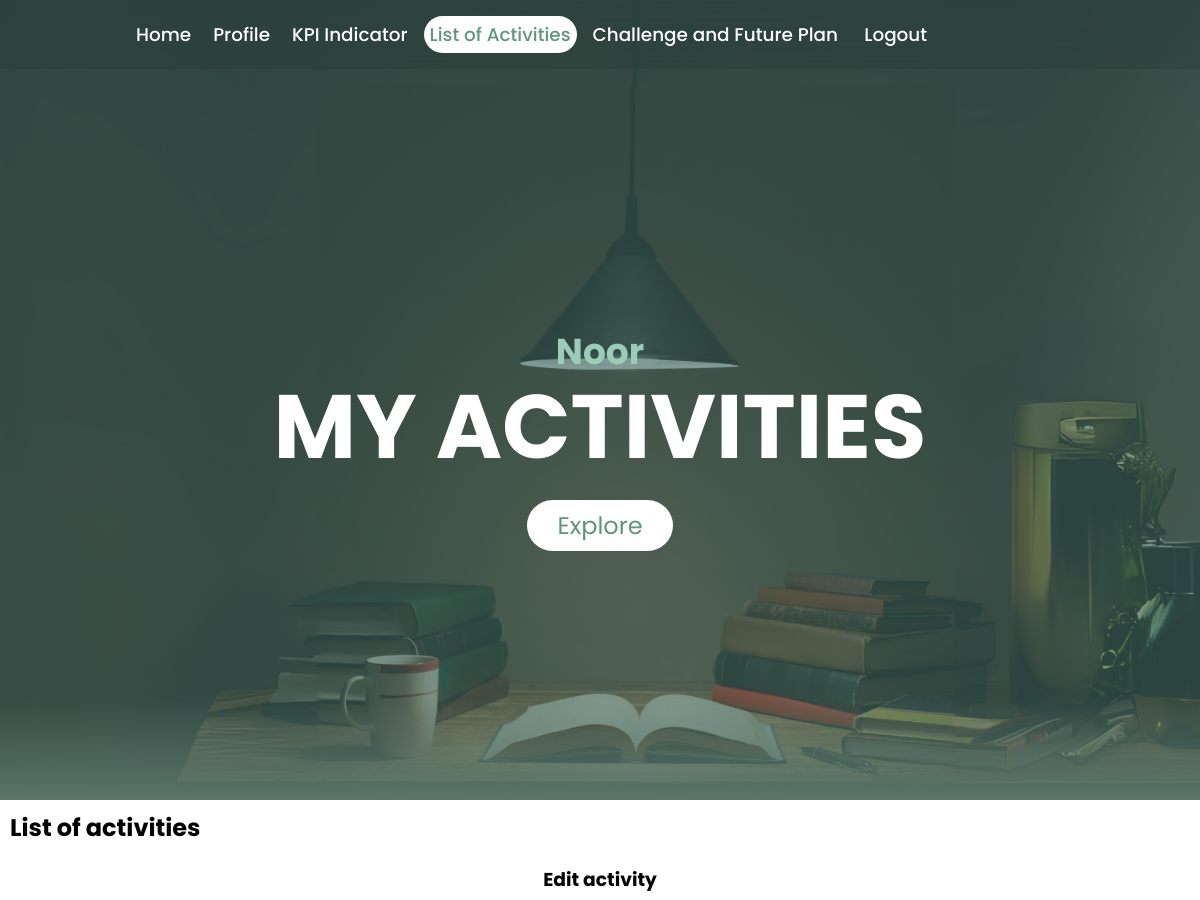
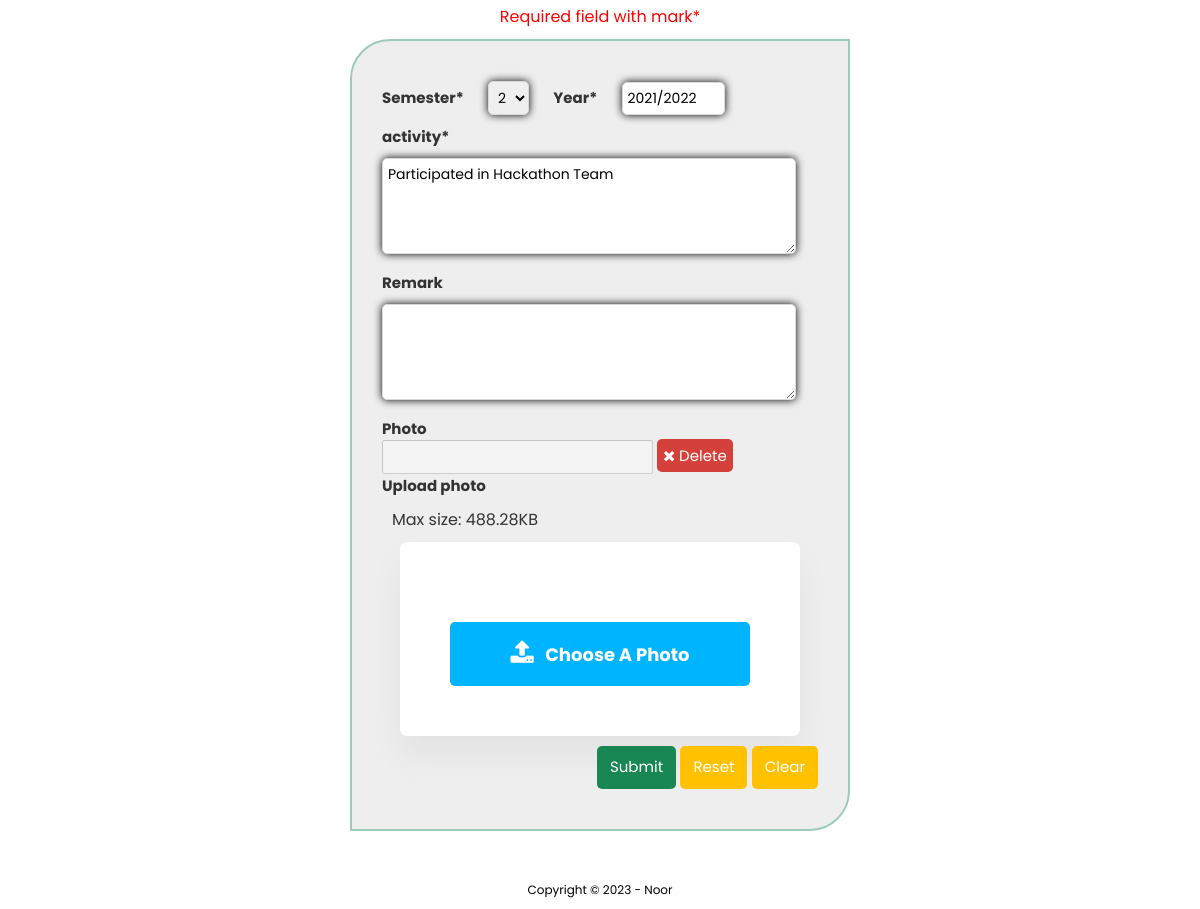
The app's page /my_activities_edit.php?id=1 (signed in) with its own data (2 pictures, top to bottom).
### tables this page shows
CREATE TABLE `profile` (
  `id` int(4) NOT NULL,
  `userID` int(11) DEFAULT NULL,
  `username` varchar(255) DEFAULT NULL,
  `program` varchar(50) DEFAULT NULL,
  `mentor` varchar(255) DEFAULT NULL,
  `motto` text DEFAULT NULL,
  `img_path` varchar(20) DEFAULT 'photo.png'
);

CREATE TABLE `activity` (
  `act_id` int(11) NOT NULL,
  `userID` int(11) NOT NULL,
  `sem` int(3) NOT NULL,
  `year` varchar(10) NOT NULL,
  `activity` text NOT NULL,
  `remark` text DEFAULT NULL,
  `img_path` varchar(50) DEFAULT NULL
);

### my_activities_edit.php (the view, shortened to what this page needs)
<?php
include("config.php");
?>
<!DOCTYPE html>
<html>
<head>
    <link rel="stylesheet" href="css/style.css">
    <link rel="stylesheet" href="https://cdnjs.cloudflare.com/ajax/libs/font-awesome/4.7.0/css/font-awesome.min.css">
</head>
<body onLoad="show_AddEntry()">
    <section class="sec-1">
        <div class="header">
            <div class="menu">
                <?php
                    if(isset($_SESSION["UID"])){
                        include 'logged_menu.php';
                    }
                    else {
                        header("location:index.php");
                    }
                ?>
            </div>
            <?php
                $sql = "SELECT profile.username
                FROM profile
                WHERE profile.userID = ?";
                $stmt = mysqli_prepare($conn, $sql);
                mysqli_stmt_bind_param($stmt, "s", $_SESSION["UID"]);
                mysqli_stmt_execute($stmt);
                $result = mysqli_stmt_get_result($stmt);
                if (mysqli_num_rows($result) > 0) {
                    $row = mysqli_fetch_assoc($result);
                    $username = $row["username"];
                    echo '<h3 id="myName">' . $username . '</h3>';
                }
            ?>
            <h1 id="title">MY ACTIVITIES</h1>
            <br>
            <br>
            <a href="#sec-2" class="scrollDown" id="exploreBtn">
                 Explore
            </a>
        </div>
    </section>
    <section class="sec-2" id="sec-2">
        <h2 style="padding: 10px;" >List of activities</h2>
        <?php
            $sem = "";
            $year = "";
            $activity =" ";
            $remark = "";
            $img = "";
            if(isset($_GET["id"]) && $_GET["id"] != ""){
                $id = $_GET["id"];
                $userID = $_SESSION["UID"];
                $sql = "SELECT * FROM activity WHERE act_id = ? AND userID = ?";
                $stmt = mysqli_prepare($conn, $sql);
                mysqli_stmt_bind_param($stmt, "ss", $id, $userID);
                mysqli_stmt_execute($stmt);
                $result = mysqli_stmt_get_result($stmt);
                if ($result && mysqli_num_rows($result) > 0) {
                    $row = mysqli_fetch_assoc($result);
                    $sem = $row["sem"];
                    $year = $row["year"];
                    $activity = $row["activity"];
                    $remark = $row["remark"];
                    $img = $row["img_path"];
                }
            }
        ?>
        <div style="padding: 10px;" id="activityDiv">
            <h3 align="center">Edit activity</h3>
            <p align="center" style="color: red;">Required field with mark*</p>
            <form method="POST" action="my_activities_edit_action.php" id="myForm" enctype="multipart/form-data">
            <div id="inputForm">
                        <label style="margin: 20px 20px 20px 0px; display: inline;">Semester*</label>
                            <select size="1" name="sem" id="sem" required>
                                <?php
                                if($sem=="2")
                                    echo '<option value="2" selected>2</option>';
                                else
                                    echo '<option value="2">2</option>';
                                ?>
                            </select>
                        <label style="margin: 20px; display: inline;">Year*</label>
                            <?php
                            if($year!=""){
                                echo '<input type="text" name="year" size="5" pattern="\d{4}\/\d{4}" title="Enter a year range in the format \'YYYY/YYYY\'" value= "' . $year . '" required id="myInput">';
                            }
                            else {
                            ?>
                                <input type="text" name="year" size="5" pattern="\d{4}\/\d{4}" title="Enter a year range in the format 'YYYY/YYYY'" required id="myInput">
                            <?php
                            }
                            ?>
                        <label>activity*</label>
                            <textarea rows="4" name="activity" cols="20" required id="myInput"><?php echo $activity;?></textarea>
                        <label>Remark</label>
                            <textarea rows="4" name="remark" cols="20" id="myInput"><?php  echo $remark;?></textarea>
                        <label>Photo</label>
                            <input type="text" id="img_path" disabled value="<?=$img;?>" id="myInput">
                            <a href="#" id="remove" onclick="deleteImage('<?=$row["act_id"]?>', '<?=$row["img_path"]?>'); clearImagePath(); return false;">
                                <i class="fa fa-times" aria-hidden="true"></i> Delete
                            </a>
                        <label>Upload photo</label>
                        <p>Max size: 488.28KB</p>
                            <div class="uploadContainer">
                                <label for="fileToUpload" id="fileLabel">
                                    <i class="fa fa-upload" aria-hidden="true"></i> &nbsp;
                                    Choose A Photo
                                </label>
                            </div>
                        <div align="right">
                            <input type="submit" id="form-submit" value="Submit" name="B1">
                            <input type="button" id="form-reset" value="Reset" name="B2" onclick="resetForm()">
                            <input type="button" id="form-reset" value="Clear" name="B3" onclick="clearForm()">
                        </div>
            </form>
        </div>
    </section>
<footer>
    <p>Copyright &#169; 2023 - Noor</p>
</footer>
</body>
</html>

### css/style.css (style rules this page uses)
* { margin: 0; padding: 0; box-sizing: border-box; font-family: "Poppins", sans-serif; scroll-behavior: smooth; }
p { margin: 10px; }
.sec-1 { position: relative; width: 100%; height: 100vh; padding: 100px; display: flex; justify-content: center; align-items: center; overflow: hidden; background-image: url('../img/banner.png'); background-size: cover; background-position: center; color: #fff; text-align: center; }
.sec-1::before { content: ''; position: absolute; bottom: 0; width: 100%; height: 100px; background: linear-gradient(to top, #5a756a, transparent); z-index: 100; }
#title { position: absolute; top: 45%; left: 50%; transform: translate(-50%, 0%); color: #fff; white-space: nowrap; font-size: 7.5vw; z-index: 9; }
#myName { position: absolute; top: 35%; left: 50%; transform: translate(-50%, 80%); color: #9CCBB8; white-space: nowrap; font-size: 3vw; z-index: 9; }
#exploreBtn { text-decoration: none; display: inline-block; padding: 8px 30px; border-radius: 40px; background: #fff; color: #5F967C; font-size: 1.5em; z-index: 10; transform: translateY(100px); cursor: pointer; }
.scrollDown::before, .scrollDown::after { content: ''; position: absolute; top: 20%; left: 50%; height: 10px; width: 10px; transform: translate(-50%,-50%) ; }
.scrollDown::after { top: 30%; }
footer { margin-top: 40px; text-align: center; font-size: 12px; }
h1 { font-size: 65px; }
div#challengeDiv, div#activityDiv { display: none; }
#challengeDiv select, #activityDiv select { padding: 5px; }
#challengeDiv input[type="text"], #activityDiv input[type="text"] { padding: 5px; }
#challengeDiv textarea, #activityDiv textarea { width:95%; padding: 5px; }
input[type="submit"], input[type="reset"], input[type="button"] { cursor: pointer; }
div#inputForm { width:500px; height:auto; margin:0px auto 0; padding:30px; background-color:#EEE; color:#333; border:2px solid #9CCBB8; border-radius:40px 0 40px 0 }
label { display: block; font-size:15px; font-weight:700 }
#myInput, #inputForm select, #inputForm textarea#semYear { border:1px solid #DADADA; margin-top:10px; margin-bottom:10px; font-size:14px; box-shadow:0 0 8px; -webkit-box-shadow:0 0 8px; -moz-box-shadow:0 0 80px; border-radius:5px; -webkit-border-radius:5px; -moz-border-radius:5px }
#form-submit, #form-reset { text-decoration: none; text-align: right; margin: 10px auto; padding: 10px 13px; font-size: 15px; line-height: 1.5; border-radius: 5px; color: #fff; border: 0; transition: 0.2s; cursor: pointer; }
#form-submit { background-color: #198754; }
#form-reset { background-color: #ffc100; }
a#remove { text-align: center; text-decoration: none; margin: 10px auto; padding: 6px; font-size: 15px; line-height: 1.5; border-radius: 5px; color: #fff; background-color: #D4403A; border: 0; transition: 0.2s; cursor: pointer; font-weight: 400; }
.uploadContainer { background-color: #ffffff; width: 50%; min-width: 400px; margin: auto; padding: 50px 30px; box-shadow: 0 20px 35px rgba(0,0,0,0.05); border-radius: 7px; }
label#fileLabel { display: block; position: relative; background-color: #00B4FF; color: #fff; font-size: 18px; text-align: center; width: 300px; padding: 18px 0; border-radius: 5px; margin: auto; cursor: pointer; }
label#fileLabel i { font-size: 25px; }

### records on screen
profile: username "Noor"
activity: sem "2", year "2021/2022", activity "Participated in Hackathon Team"
